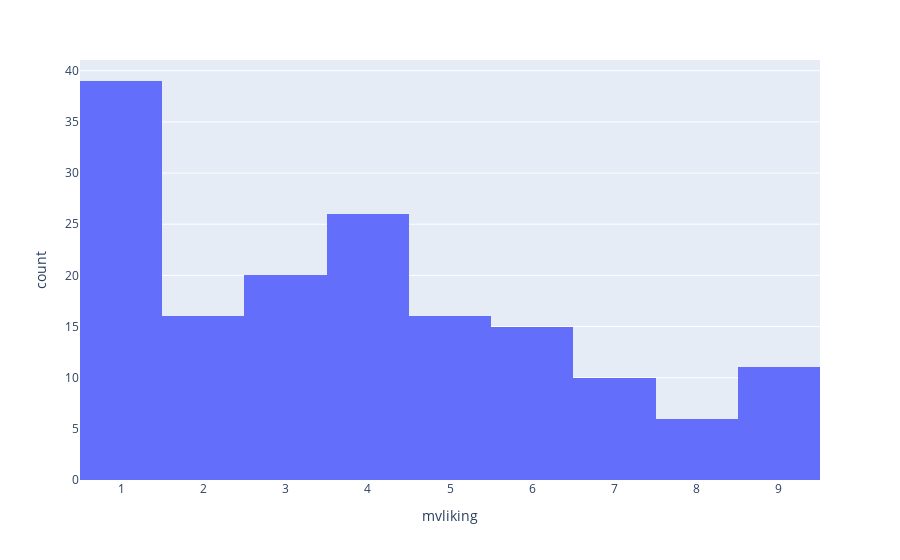

The notebook cell this image was saved under:
### Markdown cell above
<h3 style="color:cornflowerblue">Cluster Visualization</h3>
<p>Visualization of the division and clusterization of client base</p>

### Code cell
# Checking the distribution of interest in the new vehicle for cluster 0
fig = px.histogram(data_frame=cluster0, x="mvliking")
fig.show()

### Figure 1 — Plotly figure (JSON) as saved in the notebook; plotly's stock layout.template omitted (floating-point values rounded to 4 significant figures; data arrays with more than 128 entries replaced by an {"elided": "..."} marker saying what was removed)
{"data": [{"alignmentgroup": "True", "bingroup": "x", "hovertemplate": "mvliking=%{x}<br>count=%{y}<extra></extra>", "legendgroup": "", "marker": {"color": "#636efa", "pattern": {"shape": ""}}, "name": "", "offsetgroup": "", "orientation": "v", "showlegend": false, "type": "histogram", "x": {"elided": "159 int values"}, "xaxis": "x", "yaxis": "y"}], "layout": {"barmode": "relative", "legend": {"tracegroupgap": 0}, "margin": {"t": 60}, "xaxis": {"anchor": "y", "domain": [0, 1], "title": {"text": "mvliking"}}, "yaxis": {"anchor": "x", "domain": [0, 1], "title": {"text": "count"}}}}
